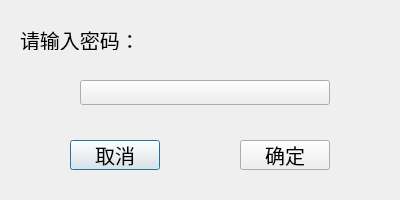
<?xml version="1.0" encoding="UTF-8"?>
<ui version="4.0">
 <class>exploit</class>
 <widget class="QDialog" name="exploit">
  <property name="geometry">
   <rect>
    <x>0</x>
    <y>0</y>
    <width>400</width>
    <height>200</height>
   </rect>
  </property>
  <property name="windowTitle">
   <string>Dialog</string>
  </property>
  <property name="styleSheet">
   <string notr="true">border-image: url(:/1.jpg);</string>
  </property>
  <widget class="QLabel" name="label">
   <property name="geometry">
    <rect>
     <x>20</x>
     <y>30</y>
     <width>131</width>
     <height>20</height>
    </rect>
   </property>
   <property name="font">
    <font>
     <pointsize>15</pointsize>
    </font>
   </property>
   <property name="styleSheet">
    <string notr="true">border-image: url(:/透明.png);</string>
   </property>
   <property name="text">
    <string>请输入密码：</string>
   </property>
  </widget>
  <widget class="QPushButton" name="pushButton">
   <property name="geometry">
    <rect>
     <x>70</x>
     <y>140</y>
     <width>90</width>
     <height>30</height>
    </rect>
   </property>
   <property name="font">
    <font>
     <pointsize>15</pointsize>
    </font>
   </property>
   <property name="styleSheet">
    <string notr="true">border-image: url();</string>
   </property>
   <property name="text">
    <string>取消</string>
   </property>
  </widget>
  <widget class="QPushButton" name="pushButton_2">
   <property name="geometry">
    <rect>
     <x>240</x>
     <y>140</y>
     <width>90</width>
     <height>30</height>
    </rect>
   </property>
   <property name="font">
    <font>
     <pointsize>15</pointsize>
    </font>
   </property>
   <property name="styleSheet">
    <string notr="true">border-image: url();</string>
   </property>
   <property name="text">
    <string>确定</string>
   </property>
  </widget>
  <widget class="QPushButton" name="pushButton_3">
   <property name="geometry">
    <rect>
     <x>80</x>
     <y>80</y>
     <width>250</width>
     <height>25</height>
    </rect>
   </property>
   <property name="font">
    <font>
     <pointsize>15</pointsize>
    </font>
   </property>
   <property name="styleSheet">
    <string notr="true">border-image: url();</string>
   </property>
   <property name="text">
    <string/>
   </property>
  </widget>
 </widget>
 <resources/>
 <connections/>
</ui>
